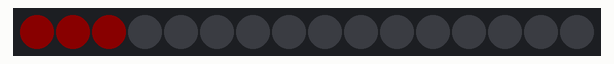
Simulated run of this sketch. Board: Arduino Uno, built with avr-gcc and run on an emulated ATmega328P. Shown: 16 RGB LEDs in strip order, left to right. Dim RGB values are drawn brighter than linear.

Above: at 0.1 s.
At 3.1 s:
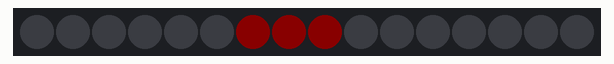
At 6.6 s:
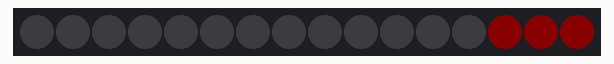
At 13.6 s:
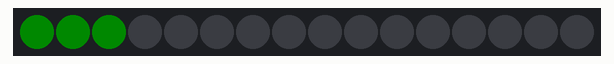
At 26.1 s:
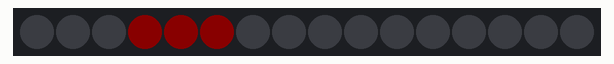
At 39.1 s:
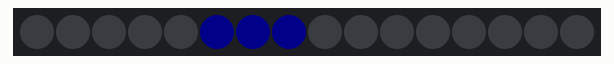

The sketch:

neopixel.ino
```cpp
#include <Adafruit_NeoPixel.h>
#define PIN 3
#define NUMPIXELS 16
uint8_t brightness = 10;
int way = 1;
int maxLed = 2;
Adafruit_NeoPixel pixels = Adafruit_NeoPixel(NUMPIXELS, PIN, NEO_GRB + NEO_KHZ800);
int color = 0;
int colors[][3] = { { 255, 0, 0 }, { 0, 255, 0 }, { 0, 0, 255 } };


void setup() {
  pixels.begin();
  pixels.setBrightness(brightness);
  Serial.begin(115200);
  randomSeed(analogRead(0));
}

void loop() {
  pixels.clear();
  for (int i = 0; i < 3; i++) {
    pixels.setPixelColor(maxLed - i, colors[color][0], colors[color][1], colors[color][2]);
  }
  pixels.show();
  delay(500);
  showNext();
}

void showNext() {
  maxLed += way;
  if (maxLed == 16 && way == 1) {
    maxLed = 15;
    way = -1;
    color += 1;
  }
  if (maxLed == 1 && way == -1) {
    maxLed = 2;
    way = 1;
    color += 1;
  }
  if (color == 3) {
    color = 0;
  }
}
```

Measured:
- what the display in image 1 shows lasts 0.5 s, from 3.0 s to 3.5 s
